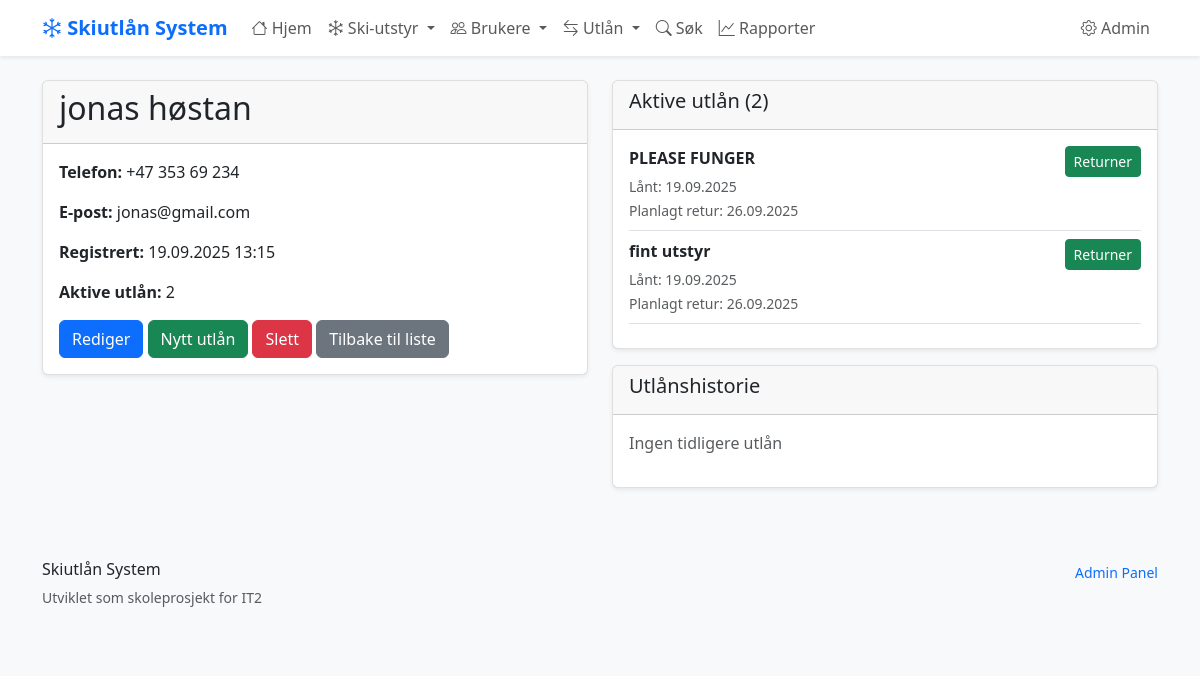
The app's page /brukere/5/ with its own data.
### skiutlan/models.py (models this page shows, shortened)
class Bruker(models.Model):
    fornavn = models.CharField(max_length=50)
    etternavn = models.CharField(max_length=50)
    telefon = models.CharField(
        max_length=15,
        unique=True,  # Hver bruker må ha unikt telefonnummer
        help_text="Telefonnummer med landkode (+47)"
    )
    epost = models.EmailField(blank=True, null=True)
    registrert = models.DateTimeField(auto_now_add=True)
    class Meta:
        verbose_name = "Bruker"
        verbose_name_plural = "Brukere"
        ordering = ['etternavn', 'fornavn']

class Utlan(models.Model):
    bruker = models.ForeignKey(Bruker, on_delete=models.CASCADE)
    ski_item = models.ForeignKey(SkiItem, on_delete=models.CASCADE)
    utlant_dato = models.DateTimeField(auto_now_add=True)
    planlagt_retur = models.DateField()
    returnert_dato = models.DateTimeField(blank=True, null=True)

class SkiItem(models.Model):
    SKI_TYPES = [
        ('alpinski', 'Alpinski'),
        ('langrenn', 'Langrennsski'),
        ('snowboard', 'Snowboard'),
        ('stovler', 'Skistøvler'),
        ('staver', 'Skistaver'),
    ]
    navn = models.CharField(max_length=100, help_text="Navn på ski-elementet")
    type_ski = models.CharField(
        max_length=20,
        choices=SKI_TYPES,
        help_text="Type ski-element"
    )
    storrelse = models.IntegerField(
        validators=[MinValueValidator(1), MaxValueValidator(300)],
        help_text="Størrelse i cm for ski/staver, EU-størrelse for støvler"
    )
    tilstand = models.CharField(
        max_length=20,
        choices=[
            ('utmerket', 'Utmerket'),
            ('god', 'God'),
            ('slitt', 'Slitt'),
            ('reparasjon', 'Trenger reparasjon'),
        ],
        default='god'
    )
    opprettet = models.DateTimeField(auto_now_add=True)
    oppdatert = models.DateTimeField(auto_now=True)
    class Meta:
        verbose_name = "Ski-element"
        verbose_name_plural = "Ski-elementer"
        ordering = ['type_ski', 'storrelse']  # Sorterer automatisk

### skiutlan/views.py (the view)
# urls.py: path('brukere/<int:bruker_id>/', views.bruker_detalj, name='bruker_detalj'),
def bruker_detalj(request, bruker_id):
    bruker = get_object_or_404(Bruker, id=bruker_id)
    alle_utlan = Utlan.objects.filter(bruker=bruker).order_by('-utlant_dato')
    aktive_utlan = alle_utlan.filter(returnert_dato__isnull=True)
    utlan_historie = alle_utlan.filter(returnert_dato__isnull=False)
    context = {
        'bruker': bruker,
        'aktive_utlan': aktive_utlan,
        'utlan_historie': utlan_historie,
        'antall_aktive': aktive_utlan.count()
    }
    return render(request, 'skiutlan/bruker_detalj.html', context)

### skiutlan/templates/skiutlan/bruker_detalj.html (shortened to what this page needs)
{% extends 'skiutlan/base.html' %}
{% block content %}
<div class="row">
    <div class="col-md-6">
        <div class="card">
            <div class="card-header">
                <h2>{{ bruker.fornavn }} {{ bruker.etternavn }}</h2>
            </div>
            <div class="card-body">
                <p><strong>Telefon:</strong> {{ bruker.telefon }}</p>
                <p><strong>E-post:</strong> {{ bruker.epost|default:"Ikke oppgitt" }}</p>
                <p><strong>Registrert:</strong> {{ bruker.registrert|date:"d.m.Y H:i" }}</p>
                <p><strong>Aktive utlån:</strong> {{ antall_aktive }}</p>
                <div class="mt-3">
                    <a href="{% url 'skiutlan:bruker_rediger' bruker.id %}" class="btn btn-primary">Rediger</a>
                    <a href="{% url 'skiutlan:utlan_opprett' %}?bruker={{ bruker.id }}" class="btn btn-success">Nytt utlån</a>
                    <a href="{% url 'skiutlan:bruker_slett' bruker.id %}" class="btn btn-danger">Slett</a>
                    <a href="{% url 'skiutlan:bruker_liste' %}" class="btn btn-secondary">Tilbake til liste</a>
                </div>
            </div>
        </div>
    </div>
    <div class="col-md-6">
        <div class="card">
            <div class="card-header">
                <h5>Aktive utlån ({{ aktive_utlan.count }})</h5>
            </div>
            <div class="card-body">
                {% if aktive_utlan %}
                    {% for utlan in aktive_utlan %}
                        <div class="border-bottom pb-2 mb-2">
                            <div class="d-flex justify-content-between">
                                <div>
                                    <p class="mb-1"><strong>{{ utlan.ski_item.navn }}</strong></p>
                                    <small class="text-muted">
                                        Lånt: {{ utlan.utlant_dato|date:"d.m.Y" }}<br>
                                        Planlagt retur: {{ utlan.planlagt_retur|date:"d.m.Y" }}
                                    </small>
                                </div>
                                <div>
                                    <a href="{% url 'skiutlan:utlan_marker_returnert' utlan.id %}" class="btn btn-sm btn-success">Returner</a>
                                </div>
                            </div>
                        </div>
                    {% endfor %}
                {% else %}
                    <p class="text-muted">Ingen aktive utlån</p>
                {% endif %}
            </div>
        </div>
        <div class="card mt-3">
            <div class="card-header">
                <h5>Utlånshistorie</h5>
            </div>
            <div class="card-body">
                {% if utlan_historie %}
                    {% for utlan in utlan_historie|slice:":5" %}
                        <div class="border-bottom pb-2 mb-2">
                            <p class="mb-1"><strong>{{ utlan.ski_item.navn }}</strong></p>
                            <small class="text-muted">
                                {{ utlan.utlant_dato|date:"d.m.Y" }} - {{ utlan.returnert_dato|date:"d.m.Y" }}
                            </small>
                        </div>
                    {% endfor %}
                    {% if utlan_historie.count > 5 %}
                        <small class="text-muted">... og {{ utlan_historie.count|add:"-5" }} til</small>
                    {% endif %}
                {% else %}
                    <p class="text-muted">Ingen tidligere utlån</p>
                {% endif %}
            </div>
        </div>
    </div>
</div>
{% endblock %}

### skiutlan/templates/skiutlan/base.html (style rules this page uses)
:root { --primary-color: #0d6efd; --secondary-color: #6c757d; --success-color: #198754; --warning-color: #ffc107; --danger-color: #dc3545; }
body { font-family: 'Segoe UI', Tahoma, Geneva, Verdana, sans-serif; background-color: #f8f9fa; }
.card { box-shadow: 0 0.125rem 0.25rem rgba(0, 0, 0, 0.075); border: 1px solid rgba(0, 0, 0, 0.125); }

### records on screen
Bruker: fornavn "jonas", etternavn "høstan", telefon "+47 353 69 234", epost "jonas@gmail.com", registrert "19.09.2025 13:15"
Utlan: ski_item.navn "PLEASE FUNGER", utlant_dato "19.09.2025", planlagt_retur "26.09.2025"
Utlan: ski_item.navn "fint utstyr", utlant_dato "19.09.2025", planlagt_retur "26.09.2025"

### other values on screen
{{ antall_aktive }} "2"
{{ aktive_utlan.count }} "2"
